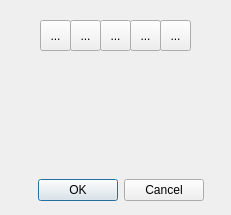
<?xml version="1.0" encoding="UTF-8"?>
<ui version="4.0">
 <class>newobject</class>
 <widget class="QDialog" name="newobject">
  <property name="geometry">
   <rect>
    <x>0</x>
    <y>0</y>
    <width>231</width>
    <height>215</height>
   </rect>
  </property>
  <property name="windowTitle">
   <string>New object</string>
  </property>
  <property name="windowIcon">
   <iconset resource="../resources/mainresource.qrc">
    <normaloff>:/mainres/images/main.png</normaloff>:/mainres/images/main.png</iconset>
  </property>
  <widget class="QStackedWidget" name="stackedWidget">
   <property name="geometry">
    <rect>
     <x>30</x>
     <y>0</y>
     <width>171</width>
     <height>181</height>
    </rect>
   </property>
   <property name="currentIndex">
    <number>9</number>
   </property>
   <widget class="QWidget" name="insertline">
    <widget class="QLabel" name="label_4">
     <property name="geometry">
      <rect>
       <x>40</x>
       <y>70</y>
       <width>31</width>
       <height>17</height>
      </rect>
     </property>
     <property name="text">
      <string>length</string>
     </property>
    </widget>
    <widget class="QSpinBox" name="sbLinepoints">
     <property name="geometry">
      <rect>
       <x>90</x>
       <y>30</y>
       <width>43</width>
       <height>27</height>
      </rect>
     </property>
     <property name="toolTip">
      <string>insert U coordinate
</string>
     </property>
     <property name="frame">
      <bool>true</bool>
     </property>
     <property name="accelerated">
      <bool>true</bool>
     </property>
     <property name="minimum">
      <number>2</number>
     </property>
     <property name="maximum">
      <number>500</number>
     </property>
     <property name="value">
      <number>4</number>
     </property>
    </widget>
    <widget class="QSpinBox" name="splineside">
     <property name="geometry">
      <rect>
       <x>90</x>
       <y>60</y>
       <width>43</width>
       <height>27</height>
      </rect>
     </property>
     <property name="toolTip">
      <string/>
     </property>
     <property name="frame">
      <bool>true</bool>
     </property>
     <property name="accelerated">
      <bool>true</bool>
     </property>
     <property name="minimum">
      <number>1</number>
     </property>
     <property name="maximum">
      <number>100</number>
     </property>
     <property name="value">
      <number>10</number>
     </property>
    </widget>
    <widget class="QLabel" name="label_5">
     <property name="geometry">
      <rect>
       <x>40</x>
       <y>40</y>
       <width>41</width>
       <height>17</height>
      </rect>
     </property>
     <property name="text">
      <string>points</string>
     </property>
    </widget>
   </widget>
   <widget class="QWidget" name="insertcircle">
    <widget class="QLabel" name="label_6">
     <property name="geometry">
      <rect>
       <x>40</x>
       <y>70</y>
       <width>31</width>
       <height>17</height>
      </rect>
     </property>
     <property name="text">
      <string>radius</string>
     </property>
    </widget>
    <widget class="QLabel" name="label_7">
     <property name="geometry">
      <rect>
       <x>40</x>
       <y>40</y>
       <width>41</width>
       <height>17</height>
      </rect>
     </property>
     <property name="text">
      <string>points</string>
     </property>
    </widget>
    <widget class="QSpinBox" name="sbcirclepoints">
     <property name="geometry">
      <rect>
       <x>90</x>
       <y>30</y>
       <width>43</width>
       <height>27</height>
      </rect>
     </property>
     <property name="toolTip">
      <string>insert U coordinate
</string>
     </property>
     <property name="frame">
      <bool>true</bool>
     </property>
     <property name="accelerated">
      <bool>true</bool>
     </property>
     <property name="minimum">
      <number>3</number>
     </property>
     <property name="maximum">
      <number>500</number>
     </property>
     <property name="value">
      <number>32</number>
     </property>
    </widget>
    <widget class="QSpinBox" name="sbcircleradius">
     <property name="geometry">
      <rect>
       <x>90</x>
       <y>60</y>
       <width>43</width>
       <height>27</height>
      </rect>
     </property>
     <property name="toolTip">
      <string/>
     </property>
     <property name="frame">
      <bool>true</bool>
     </property>
     <property name="accelerated">
      <bool>true</bool>
     </property>
     <property name="minimum">
      <number>1</number>
     </property>
     <property name="maximum">
      <number>100</number>
     </property>
     <property name="singleStep">
      <number>1</number>
     </property>
     <property name="value">
      <number>10</number>
     </property>
    </widget>
   </widget>
   <widget class="QWidget" name="insertdisck">
    <widget class="QLabel" name="label_8">
     <property name="geometry">
      <rect>
       <x>40</x>
       <y>80</y>
       <width>31</width>
       <height>17</height>
      </rect>
     </property>
     <property name="text">
      <string>radius</string>
     </property>
    </widget>
    <widget class="QSpinBox" name="sbdisckpoints">
     <property name="geometry">
      <rect>
       <x>90</x>
       <y>40</y>
       <width>43</width>
       <height>27</height>
      </rect>
     </property>
     <property name="toolTip">
      <string>insert U coordinate
</string>
     </property>
     <property name="frame">
      <bool>true</bool>
     </property>
     <property name="accelerated">
      <bool>true</bool>
     </property>
     <property name="minimum">
      <number>3</number>
     </property>
     <property name="maximum">
      <number>500</number>
     </property>
     <property name="value">
      <number>32</number>
     </property>
    </widget>
    <widget class="QSpinBox" name="sbdisckradius">
     <property name="geometry">
      <rect>
       <x>90</x>
       <y>70</y>
       <width>43</width>
       <height>27</height>
      </rect>
     </property>
     <property name="toolTip">
      <string/>
     </property>
     <property name="frame">
      <bool>true</bool>
     </property>
     <property name="accelerated">
      <bool>true</bool>
     </property>
     <property name="minimum">
      <number>1</number>
     </property>
     <property name="maximum">
      <number>100</number>
     </property>
     <property name="singleStep">
      <number>1</number>
     </property>
     <property name="value">
      <number>10</number>
     </property>
    </widget>
    <widget class="QLabel" name="label_9">
     <property name="geometry">
      <rect>
       <x>40</x>
       <y>50</y>
       <width>41</width>
       <height>17</height>
      </rect>
     </property>
     <property name="text">
      <string>points</string>
     </property>
    </widget>
   </widget>
   <widget class="QWidget" name="insertplane">
    <widget class="QSpinBox" name="sbplaneside">
     <property name="geometry">
      <rect>
       <x>90</x>
       <y>30</y>
       <width>43</width>
       <height>27</height>
      </rect>
     </property>
     <property name="toolTip">
      <string>insert U coordinate
</string>
     </property>
     <property name="frame">
      <bool>true</bool>
     </property>
     <property name="accelerated">
      <bool>true</bool>
     </property>
     <property name="minimum">
      <number>1</number>
     </property>
     <property name="maximum">
      <number>500</number>
     </property>
     <property name="value">
      <number>10</number>
     </property>
    </widget>
    <widget class="QSpinBox" name="sbplaneradius">
     <property name="geometry">
      <rect>
       <x>90</x>
       <y>60</y>
       <width>43</width>
       <height>27</height>
      </rect>
     </property>
     <property name="toolTip">
      <string/>
     </property>
     <property name="frame">
      <bool>true</bool>
     </property>
     <property name="accelerated">
      <bool>true</bool>
     </property>
     <property name="minimum">
      <number>1</number>
     </property>
     <property name="maximum">
      <number>100</number>
     </property>
     <property name="singleStep">
      <number>1</number>
     </property>
     <property name="value">
      <number>10</number>
     </property>
    </widget>
    <widget class="QLabel" name="label_10">
     <property name="geometry">
      <rect>
       <x>40</x>
       <y>40</y>
       <width>41</width>
       <height>17</height>
      </rect>
     </property>
     <property name="text">
      <string>sides</string>
     </property>
    </widget>
    <widget class="QLabel" name="label_11">
     <property name="geometry">
      <rect>
       <x>40</x>
       <y>70</y>
       <width>31</width>
       <height>17</height>
      </rect>
     </property>
     <property name="text">
      <string>radius</string>
     </property>
    </widget>
    <widget class="QLabel" name="label_12">
     <property name="geometry">
      <rect>
       <x>20</x>
       <y>120</y>
       <width>46</width>
       <height>13</height>
      </rect>
     </property>
     <property name="text">
      <string>function</string>
     </property>
    </widget>
    <widget class="QComboBox" name="cbplanefunction">
     <property name="geometry">
      <rect>
       <x>80</x>
       <y>110</y>
       <width>71</width>
       <height>22</height>
      </rect>
     </property>
     <item>
      <property name="text">
       <string>none</string>
      </property>
     </item>
     <item>
      <property name="text">
       <string>sin(x)</string>
      </property>
     </item>
     <item>
      <property name="text">
       <string>sin(z)</string>
      </property>
     </item>
     <item>
      <property name="text">
       <string>sin(x)*sin(z)</string>
      </property>
     </item>
     <item>
      <property name="text">
       <string>sin(x*z)</string>
      </property>
     </item>
     <item>
      <property name="text">
       <string>sin(x)+cos(z)</string>
      </property>
     </item>
    </widget>
   </widget>
   <widget class="QWidget" name="insertcube">
    <widget class="QLabel" name="label_13">
     <property name="geometry">
      <rect>
       <x>40</x>
       <y>50</y>
       <width>41</width>
       <height>17</height>
      </rect>
     </property>
     <property name="text">
      <string>sides</string>
     </property>
    </widget>
    <widget class="QSpinBox" name="sbcubeside">
     <property name="geometry">
      <rect>
       <x>90</x>
       <y>40</y>
       <width>43</width>
       <height>27</height>
      </rect>
     </property>
     <property name="toolTip">
      <string>insert U coordinate
</string>
     </property>
     <property name="frame">
      <bool>true</bool>
     </property>
     <property name="accelerated">
      <bool>true</bool>
     </property>
     <property name="minimum">
      <number>2</number>
     </property>
     <property name="maximum">
      <number>500</number>
     </property>
     <property name="value">
      <number>2</number>
     </property>
    </widget>
    <widget class="QLabel" name="label_14">
     <property name="geometry">
      <rect>
       <x>40</x>
       <y>80</y>
       <width>31</width>
       <height>17</height>
      </rect>
     </property>
     <property name="text">
      <string>radius</string>
     </property>
    </widget>
    <widget class="QSpinBox" name="sbcuberadius">
     <property name="geometry">
      <rect>
       <x>90</x>
       <y>70</y>
       <width>43</width>
       <height>27</height>
      </rect>
     </property>
     <property name="toolTip">
      <string/>
     </property>
     <property name="frame">
      <bool>true</bool>
     </property>
     <property name="accelerated">
      <bool>true</bool>
     </property>
     <property name="minimum">
      <number>1</number>
     </property>
     <property name="maximum">
      <number>100</number>
     </property>
     <property name="singleStep">
      <number>1</number>
     </property>
     <property name="value">
      <number>10</number>
     </property>
    </widget>
   </widget>
   <widget class="QWidget" name="insertsphereuv">
    <widget class="QLabel" name="label_2">
     <property name="geometry">
      <rect>
       <x>40</x>
       <y>70</y>
       <width>21</width>
       <height>17</height>
      </rect>
     </property>
     <property name="text">
      <string>V</string>
     </property>
    </widget>
    <widget class="QSpinBox" name="sbsphereu">
     <property name="geometry">
      <rect>
       <x>90</x>
       <y>30</y>
       <width>43</width>
       <height>27</height>
      </rect>
     </property>
     <property name="toolTip">
      <string>insert U coordinate
</string>
     </property>
     <property name="frame">
      <bool>false</bool>
     </property>
     <property name="accelerated">
      <bool>true</bool>
     </property>
     <property name="maximum">
      <number>1000</number>
     </property>
     <property name="value">
      <number>32</number>
     </property>
    </widget>
    <widget class="QSpinBox" name="sbspherer">
     <property name="geometry">
      <rect>
       <x>90</x>
       <y>90</y>
       <width>43</width>
       <height>27</height>
      </rect>
     </property>
     <property name="toolTip">
      <string>insert radius</string>
     </property>
     <property name="frame">
      <bool>false</bool>
     </property>
     <property name="accelerated">
      <bool>true</bool>
     </property>
     <property name="maximum">
      <number>200</number>
     </property>
     <property name="singleStep">
      <number>2</number>
     </property>
     <property name="value">
      <number>10</number>
     </property>
    </widget>
    <widget class="QSpinBox" name="sbspherev">
     <property name="geometry">
      <rect>
       <x>90</x>
       <y>60</y>
       <width>43</width>
       <height>27</height>
      </rect>
     </property>
     <property name="toolTip">
      <string>insert V coordiante</string>
     </property>
     <property name="frame">
      <bool>false</bool>
     </property>
     <property name="accelerated">
      <bool>true</bool>
     </property>
     <property name="maximum">
      <number>1000</number>
     </property>
     <property name="value">
      <number>32</number>
     </property>
    </widget>
    <widget class="QLabel" name="label">
     <property name="geometry">
      <rect>
       <x>40</x>
       <y>40</y>
       <width>21</width>
       <height>17</height>
      </rect>
     </property>
     <property name="text">
      <string>U</string>
     </property>
    </widget>
    <widget class="QLabel" name="label_3">
     <property name="geometry">
      <rect>
       <x>40</x>
       <y>100</y>
       <width>41</width>
       <height>17</height>
      </rect>
     </property>
     <property name="text">
      <string>radius</string>
     </property>
    </widget>
   </widget>
   <widget class="QWidget" name="insertcone">
    <widget class="QLabel" name="label_15">
     <property name="geometry">
      <rect>
       <x>20</x>
       <y>80</y>
       <width>47</width>
       <height>17</height>
      </rect>
     </property>
     <property name="toolTip">
      <string>base segments</string>
     </property>
     <property name="text">
      <string>base seg.</string>
     </property>
    </widget>
    <widget class="QSpinBox" name="sb_conebase">
     <property name="geometry">
      <rect>
       <x>70</x>
       <y>30</y>
       <width>43</width>
       <height>27</height>
      </rect>
     </property>
     <property name="toolTip">
      <string>insert radius</string>
     </property>
     <property name="frame">
      <bool>false</bool>
     </property>
     <property name="accelerated">
      <bool>true</bool>
     </property>
     <property name="minimum">
      <number>1</number>
     </property>
     <property name="maximum">
      <number>1000</number>
     </property>
     <property name="singleStep">
      <number>1</number>
     </property>
     <property name="value">
      <number>8</number>
     </property>
    </widget>
    <widget class="QSpinBox" name="sb_coneheght">
     <property name="geometry">
      <rect>
       <x>70</x>
       <y>70</y>
       <width>43</width>
       <height>27</height>
      </rect>
     </property>
     <property name="toolTip">
      <string>insert radius</string>
     </property>
     <property name="frame">
      <bool>false</bool>
     </property>
     <property name="accelerated">
      <bool>true</bool>
     </property>
     <property name="minimum">
      <number>1</number>
     </property>
     <property name="maximum">
      <number>1000</number>
     </property>
     <property name="singleStep">
      <number>1</number>
     </property>
     <property name="value">
      <number>16</number>
     </property>
    </widget>
    <widget class="QLabel" name="label_16">
     <property name="geometry">
      <rect>
       <x>20</x>
       <y>40</y>
       <width>41</width>
       <height>17</height>
      </rect>
     </property>
     <property name="toolTip">
      <string>height of cone</string>
     </property>
     <property name="text">
      <string>height</string>
     </property>
    </widget>
   </widget>
   <widget class="QWidget" name="inserttube">
    <widget class="QSpinBox" name="sb_tube_height">
     <property name="geometry">
      <rect>
       <x>70</x>
       <y>20</y>
       <width>43</width>
       <height>27</height>
      </rect>
     </property>
     <property name="toolTip">
      <string>insert radius</string>
     </property>
     <property name="frame">
      <bool>false</bool>
     </property>
     <property name="accelerated">
      <bool>true</bool>
     </property>
     <property name="minimum">
      <number>1</number>
     </property>
     <property name="maximum">
      <number>999</number>
     </property>
     <property name="singleStep">
      <number>1</number>
     </property>
     <property name="value">
      <number>16</number>
     </property>
    </widget>
    <widget class="QSpinBox" name="sb_tube_segmentsbase">
     <property name="geometry">
      <rect>
       <x>70</x>
       <y>50</y>
       <width>43</width>
       <height>27</height>
      </rect>
     </property>
     <property name="toolTip">
      <string>insert radius</string>
     </property>
     <property name="frame">
      <bool>false</bool>
     </property>
     <property name="accelerated">
      <bool>true</bool>
     </property>
     <property name="minimum">
      <number>1</number>
     </property>
     <property name="maximum">
      <number>999</number>
     </property>
     <property name="singleStep">
      <number>1</number>
     </property>
     <property name="value">
      <number>10</number>
     </property>
    </widget>
    <widget class="QSpinBox" name="sb_tube_segmentsside">
     <property name="geometry">
      <rect>
       <x>70</x>
       <y>80</y>
       <width>43</width>
       <height>27</height>
      </rect>
     </property>
     <property name="toolTip">
      <string>insert radius</string>
     </property>
     <property name="frame">
      <bool>false</bool>
     </property>
     <property name="accelerated">
      <bool>true</bool>
     </property>
     <property name="minimum">
      <number>1</number>
     </property>
     <property name="maximum">
      <number>999</number>
     </property>
     <property name="singleStep">
      <number>1</number>
     </property>
     <property name="value">
      <number>5</number>
     </property>
    </widget>
    <widget class="QLabel" name="label_17">
     <property name="geometry">
      <rect>
       <x>10</x>
       <y>60</y>
       <width>41</width>
       <height>17</height>
      </rect>
     </property>
     <property name="toolTip">
      <string>height of cylinder</string>
     </property>
     <property name="text">
      <string>height</string>
     </property>
    </widget>
    <widget class="QLabel" name="label_18">
     <property name="geometry">
      <rect>
       <x>10</x>
       <y>30</y>
       <width>47</width>
       <height>17</height>
      </rect>
     </property>
     <property name="toolTip">
      <string>base segments</string>
     </property>
     <property name="text">
      <string>base seg.</string>
     </property>
    </widget>
    <widget class="QLabel" name="label_19">
     <property name="geometry">
      <rect>
       <x>10</x>
       <y>90</y>
       <width>47</width>
       <height>16</height>
      </rect>
     </property>
     <property name="toolTip">
      <string>side segments</string>
     </property>
     <property name="text">
      <string>side seg.</string>
     </property>
    </widget>
   </widget>
   <widget class="QWidget" name="inserttorus">
    <widget class="QSpinBox" name="sb_torus_maxr">
     <property name="geometry">
      <rect>
       <x>90</x>
       <y>80</y>
       <width>43</width>
       <height>27</height>
      </rect>
     </property>
     <property name="toolTip">
      <string>insert radius</string>
     </property>
     <property name="frame">
      <bool>false</bool>
     </property>
     <property name="accelerated">
      <bool>true</bool>
     </property>
     <property name="minimum">
      <number>1</number>
     </property>
     <property name="maximum">
      <number>999</number>
     </property>
     <property name="singleStep">
      <number>1</number>
     </property>
     <property name="value">
      <number>16</number>
     </property>
    </widget>
    <widget class="QSpinBox" name="sb_torus_mins">
     <property name="geometry">
      <rect>
       <x>90</x>
       <y>50</y>
       <width>43</width>
       <height>27</height>
      </rect>
     </property>
     <property name="toolTip">
      <string>insert radius</string>
     </property>
     <property name="frame">
      <bool>false</bool>
     </property>
     <property name="accelerated">
      <bool>true</bool>
     </property>
     <property name="minimum">
      <number>2</number>
     </property>
     <property name="maximum">
      <number>999</number>
     </property>
     <property name="singleStep">
      <number>1</number>
     </property>
     <property name="value">
      <number>5</number>
     </property>
    </widget>
    <widget class="QSpinBox" name="sb_torus_maxs">
     <property name="geometry">
      <rect>
       <x>90</x>
       <y>20</y>
       <width>43</width>
       <height>27</height>
      </rect>
     </property>
     <property name="toolTip">
      <string>insert radius</string>
     </property>
     <property name="frame">
      <bool>false</bool>
     </property>
     <property name="accelerated">
      <bool>true</bool>
     </property>
     <property name="minimum">
      <number>2</number>
     </property>
     <property name="maximum">
      <number>999</number>
     </property>
     <property name="singleStep">
      <number>1</number>
     </property>
     <property name="value">
      <number>20</number>
     </property>
    </widget>
    <widget class="QSpinBox" name="sb_torus_minr">
     <property name="geometry">
      <rect>
       <x>90</x>
       <y>110</y>
       <width>43</width>
       <height>27</height>
      </rect>
     </property>
     <property name="toolTip">
      <string>insert radius</string>
     </property>
     <property name="frame">
      <bool>false</bool>
     </property>
     <property name="accelerated">
      <bool>true</bool>
     </property>
     <property name="minimum">
      <number>1</number>
     </property>
     <property name="maximum">
      <number>999</number>
     </property>
     <property name="singleStep">
      <number>1</number>
     </property>
     <property name="value">
      <number>16</number>
     </property>
    </widget>
    <widget class="QLabel" name="label_20">
     <property name="geometry">
      <rect>
       <x>10</x>
       <y>30</y>
       <width>61</width>
       <height>16</height>
      </rect>
     </property>
     <property name="text">
      <string>max radius</string>
     </property>
    </widget>
    <widget class="QLabel" name="label_21">
     <property name="geometry">
      <rect>
       <x>10</x>
       <y>60</y>
       <width>61</width>
       <height>16</height>
      </rect>
     </property>
     <property name="text">
      <string>min radius</string>
     </property>
    </widget>
    <widget class="QLabel" name="label_22">
     <property name="geometry">
      <rect>
       <x>10</x>
       <y>90</y>
       <width>71</width>
       <height>16</height>
      </rect>
     </property>
     <property name="text">
      <string>max segments</string>
     </property>
    </widget>
    <widget class="QLabel" name="label_23">
     <property name="geometry">
      <rect>
       <x>10</x>
       <y>120</y>
       <width>71</width>
       <height>16</height>
      </rect>
     </property>
     <property name="text">
      <string>min segments</string>
     </property>
    </widget>
   </widget>
   <widget class="QWidget" name="select">
    <widget class="QToolButton" name="insertline_2">
     <property name="geometry">
      <rect>
       <x>10</x>
       <y>20</y>
       <width>31</width>
       <height>31</height>
      </rect>
     </property>
     <property name="toolTip">
      <string>insert line</string>
     </property>
     <property name="text">
      <string>...</string>
     </property>
     <property name="icon">
      <iconset resource="../resources/mainresource.qrc">
       <normaloff>:/mainres/images/line.png</normaloff>:/mainres/images/line.png</iconset>
     </property>
    </widget>
    <widget class="QToolButton" name="tbinsertdisck">
     <property name="geometry">
      <rect>
       <x>70</x>
       <y>20</y>
       <width>31</width>
       <height>31</height>
      </rect>
     </property>
     <property name="toolTip">
      <string>insert disck</string>
     </property>
     <property name="text">
      <string>...</string>
     </property>
     <property name="icon">
      <iconset resource="../resources/mainresource.qrc">
       <normaloff>:/mainres/images/disck.png</normaloff>:/mainres/images/disck.png</iconset>
     </property>
     <property name="iconSize">
      <size>
       <width>32</width>
       <height>32</height>
      </size>
     </property>
    </widget>
    <widget class="QToolButton" name="tbinsertcircle">
     <property name="geometry">
      <rect>
       <x>40</x>
       <y>20</y>
       <width>31</width>
       <height>31</height>
      </rect>
     </property>
     <property name="toolTip">
      <string>insert circle</string>
     </property>
     <property name="text">
      <string>...</string>
     </property>
     <property name="icon">
      <iconset resource="../resources/mainresource.qrc">
       <normaloff>:/mainres/images/circle.png</normaloff>:/mainres/images/circle.png</iconset>
     </property>
     <property name="iconSize">
      <size>
       <width>32</width>
       <height>32</height>
      </size>
     </property>
    </widget>
    <widget class="QToolButton" name="tbinsertplane">
     <property name="geometry">
      <rect>
       <x>100</x>
       <y>20</y>
       <width>31</width>
       <height>31</height>
      </rect>
     </property>
     <property name="text">
      <string>...</string>
     </property>
     <property name="icon">
      <iconset resource="../resources/mainresource.qrc">
       <normaloff>:/mainres/images/plane.png</normaloff>:/mainres/images/plane.png</iconset>
     </property>
    </widget>
    <widget class="QToolButton" name="tbinsertcube">
     <property name="geometry">
      <rect>
       <x>130</x>
       <y>20</y>
       <width>31</width>
       <height>31</height>
      </rect>
     </property>
     <property name="text">
      <string>...</string>
     </property>
     <property name="icon">
      <iconset resource="../resources/mainresource.qrc">
       <normaloff>:/mainres/images/cube.png</normaloff>:/mainres/images/cube.png</iconset>
     </property>
     <property name="iconSize">
      <size>
       <width>32</width>
       <height>32</height>
      </size>
     </property>
    </widget>
   </widget>
  </widget>
  <widget class="QDialogButtonBox" name="buttonBox">
   <property name="geometry">
    <rect>
     <x>10</x>
     <y>170</y>
     <width>221</width>
     <height>41</height>
    </rect>
   </property>
   <property name="orientation">
    <enum>Qt::Horizontal</enum>
   </property>
   <property name="standardButtons">
    <set>QDialogButtonBox::Cancel|QDialogButtonBox::Ok</set>
   </property>
   <property name="centerButtons">
    <bool>true</bool>
   </property>
  </widget>
 </widget>
 <resources>
  <include location="../resources/mainresource.qrc"/>
 </resources>
 <connections>
  <connection>
   <sender>buttonBox</sender>
   <signal>accepted()</signal>
   <receiver>newobject</receiver>
   <slot>accept()</slot>
   <hints>
    <hint type="sourcelabel">
     <x>248</x>
     <y>254</y>
    </hint>
    <hint type="destinationlabel">
     <x>157</x>
     <y>274</y>
    </hint>
   </hints>
  </connection>
  <connection>
   <sender>buttonBox</sender>
   <signal>rejected()</signal>
   <receiver>newobject</receiver>
   <slot>reject()</slot>
   <hints>
    <hint type="sourcelabel">
     <x>316</x>
     <y>260</y>
    </hint>
    <hint type="destinationlabel">
     <x>286</x>
     <y>274</y>
    </hint>
   </hints>
  </connection>
 </connections>
</ui>
